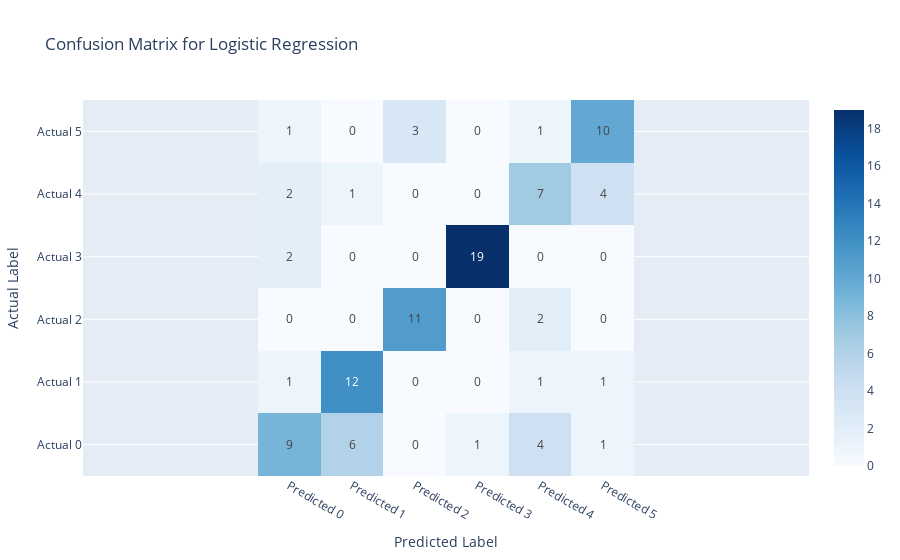
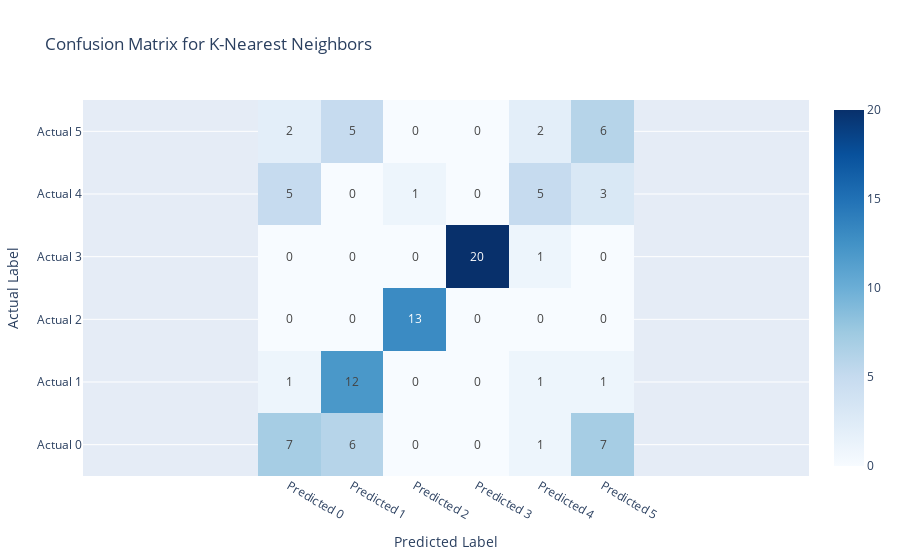
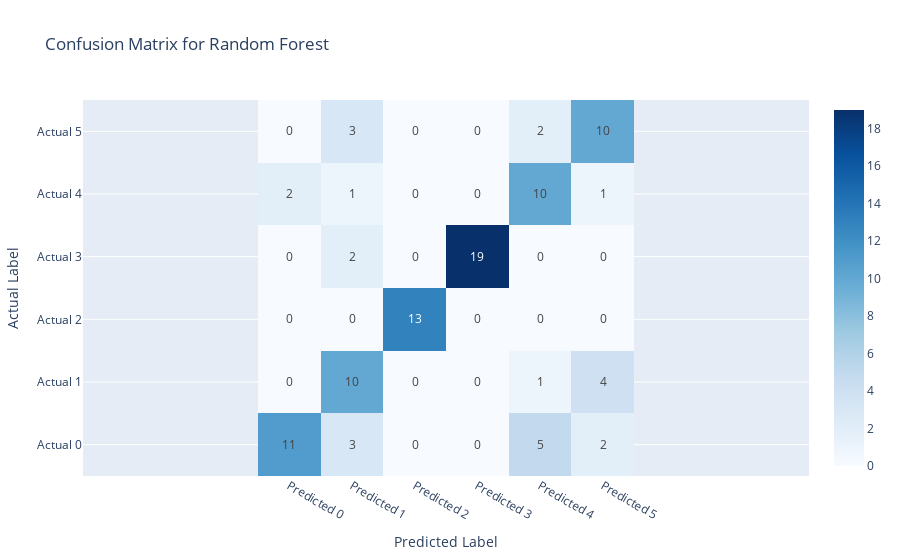
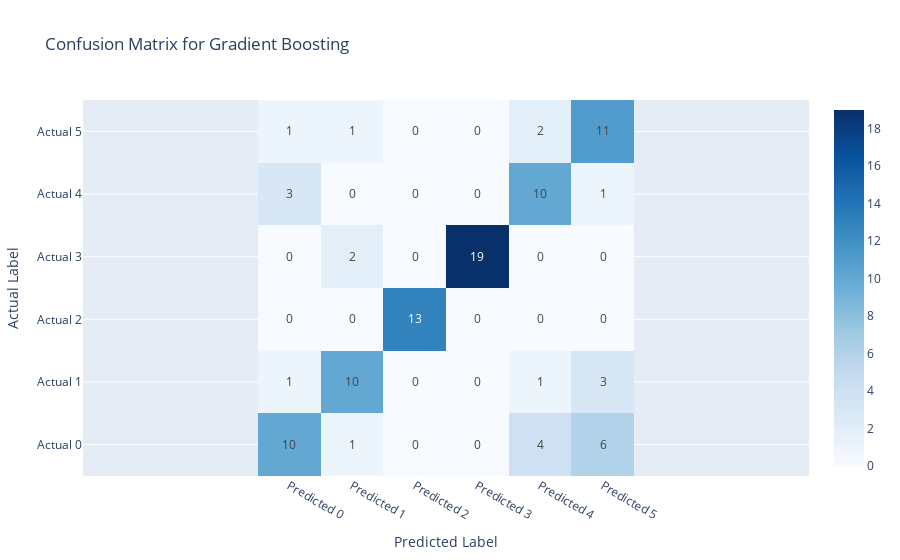

Here is the notebook cell these charts were saved with, in order:
### Code cell
import plotly.graph_objects as go

results = {}

# Training, prediction, and metric calculations
for model_name, model in models.items():
    print(f"\nTraining {model_name}...")
    model.fit(X_train, y_train_encoded)  # Train the model
    y_pred_train = model.predict(X_train) #Predict on train set
    y_pred_test = model.predict(X_test)  # Predict on the test set
    
    # Storing metrics
    results[model_name] = {
        "Accuracy_Train": accuracy_score(y_train_encoded, y_pred_train),
        "Accuracy_Test": accuracy_score(y_test_encoded, y_pred_test),
        "Precision": precision_score(y_train_encoded, y_pred_train, average='weighted'),
        "Precision": precision_score(y_test_encoded, y_pred_test, average='weighted'),
        "Recall": recall_score(y_train_encoded, y_pred_train, average='weighted'),
        "Recall": recall_score(y_test_encoded, y_pred_test, average='weighted'),
        "F1 Score": f1_score(y_train_encoded, y_pred_train, average='weighted'),
        "F1 Score": f1_score(y_test_encoded, y_pred_test, average='weighted'),
        "Confusion Matrix": confusion_matrix(y_test_encoded, y_pred_test),
        "Classification Report": classification_report(y_train_encoded, y_pred_train),
        "Classification Report": classification_report(y_test_encoded, y_pred_test)
    }

    # Plotting the confusion matrix using Plotly with numbers displayed and square grid
    confusion_mat = results[model_name]["Confusion Matrix"]
    fig = go.Figure(data=go.Heatmap(
        z=confusion_mat,
        x=[f"Predicted {i}" for i in range(len(confusion_mat))],
        y=[f"Actual {i}" for i in range(len(confusion_mat))],
        colorscale="Blues",
        text=confusion_mat,  # Display numbers in each cell
        texttemplate="%{text}",  # Format to show text values
        showscale=True
    ))
    fig.update_layout(
        title=f"Confusion Matrix for {model_name}",
        xaxis_title="Predicted Label",
        yaxis_title="Actual Label",
        xaxis=dict(scaleanchor="y", scaleratio=1)  # Ensures square cells
    )
    fig.show()

### Figure 1 — Plotly figure (JSON) as saved in the notebook; plotly's stock layout.template omitted (floating-point values rounded to 4 significant figures)
{"data": [{"colorscale": [[0, "rgb(247,251,255)"], [0.125, "rgb(222,235,247)"], [0.25, "rgb(198,219,239)"], [0.375, "rgb(158,202,225)"], [0.5, "rgb(107,174,214)"], [0.625, "rgb(66,146,198)"], [0.75, "rgb(33,113,181)"], [0.875, "rgb(8,81,156)"], [1, "rgb(8,48,107)"]], "showscale": true, "text": [[9, 6, 0, 1, 4, 1], [1, 12, 0, 0, 1, 1], [0, 0, 11, 0, 2, 0], [2, 0, 0, 19, 0, 0], [2, 1, 0, 0, 7, 4], [1, 0, 3, 0, 1, 10]], "texttemplate": "%{text}", "type": "heatmap", "x": ["Predicted 0", "Predicted 1", "Predicted 2", "Predicted 3", "Predicted 4", "Predicted 5"], "y": ["Actual 0", "Actual 1", "Actual 2", "Actual 3", "Actual 4", "Actual 5"], "z": [[9, 6, 0, 1, 4, 1], [1, 12, 0, 0, 1, 1], [0, 0, 11, 0, 2, 0], [2, 0, 0, 19, 0, 0], [2, 1, 0, 0, 7, 4], [1, 0, 3, 0, 1, 10]]}], "layout": {"title": {"text": "Confusion Matrix for Logistic Regression"}, "xaxis": {"scaleanchor": "y", "scaleratio": 1, "title": {"text": "Predicted Label"}}, "yaxis": {"title": {"text": "Actual Label"}}}}

### Figure 2 — Plotly figure (JSON) as saved in the notebook; plotly's stock layout.template omitted (floating-point values rounded to 4 significant figures)
{"data": [{"colorscale": [[0, "rgb(247,251,255)"], [0.125, "rgb(222,235,247)"], [0.25, "rgb(198,219,239)"], [0.375, "rgb(158,202,225)"], [0.5, "rgb(107,174,214)"], [0.625, "rgb(66,146,198)"], [0.75, "rgb(33,113,181)"], [0.875, "rgb(8,81,156)"], [1, "rgb(8,48,107)"]], "showscale": true, "text": [[7, 6, 0, 0, 1, 7], [1, 12, 0, 0, 1, 1], [0, 0, 13, 0, 0, 0], [0, 0, 0, 20, 1, 0], [5, 0, 1, 0, 5, 3], [2, 5, 0, 0, 2, 6]], "texttemplate": "%{text}", "type": "heatmap", "x": ["Predicted 0", "Predicted 1", "Predicted 2", "Predicted 3", "Predicted 4", "Predicted 5"], "y": ["Actual 0", "Actual 1", "Actual 2", "Actual 3", "Actual 4", "Actual 5"], "z": [[7, 6, 0, 0, 1, 7], [1, 12, 0, 0, 1, 1], [0, 0, 13, 0, 0, 0], [0, 0, 0, 20, 1, 0], [5, 0, 1, 0, 5, 3], [2, 5, 0, 0, 2, 6]]}], "layout": {"title": {"text": "Confusion Matrix for K-Nearest Neighbors"}, "xaxis": {"scaleanchor": "y", "scaleratio": 1, "title": {"text": "Predicted Label"}}, "yaxis": {"title": {"text": "Actual Label"}}}}

### Figure 3 — Plotly figure (JSON) as saved in the notebook; plotly's stock layout.template omitted (floating-point values rounded to 4 significant figures)
{"data": [{"colorscale": [[0, "rgb(247,251,255)"], [0.125, "rgb(222,235,247)"], [0.25, "rgb(198,219,239)"], [0.375, "rgb(158,202,225)"], [0.5, "rgb(107,174,214)"], [0.625, "rgb(66,146,198)"], [0.75, "rgb(33,113,181)"], [0.875, "rgb(8,81,156)"], [1, "rgb(8,48,107)"]], "showscale": true, "text": [[11, 3, 0, 0, 5, 2], [0, 10, 0, 0, 1, 4], [0, 0, 13, 0, 0, 0], [0, 2, 0, 19, 0, 0], [2, 1, 0, 0, 10, 1], [0, 3, 0, 0, 2, 10]], "texttemplate": "%{text}", "type": "heatmap", "x": ["Predicted 0", "Predicted 1", "Predicted 2", "Predicted 3", "Predicted 4", "Predicted 5"], "y": ["Actual 0", "Actual 1", "Actual 2", "Actual 3", "Actual 4", "Actual 5"], "z": [[11, 3, 0, 0, 5, 2], [0, 10, 0, 0, 1, 4], [0, 0, 13, 0, 0, 0], [0, 2, 0, 19, 0, 0], [2, 1, 0, 0, 10, 1], [0, 3, 0, 0, 2, 10]]}], "layout": {"title": {"text": "Confusion Matrix for Random Forest"}, "xaxis": {"scaleanchor": "y", "scaleratio": 1, "title": {"text": "Predicted Label"}}, "yaxis": {"title": {"text": "Actual Label"}}}}

### Figure 4 — Plotly figure (JSON) as saved in the notebook; plotly's stock layout.template omitted (floating-point values rounded to 4 significant figures)
{"data": [{"colorscale": [[0, "rgb(247,251,255)"], [0.125, "rgb(222,235,247)"], [0.25, "rgb(198,219,239)"], [0.375, "rgb(158,202,225)"], [0.5, "rgb(107,174,214)"], [0.625, "rgb(66,146,198)"], [0.75, "rgb(33,113,181)"], [0.875, "rgb(8,81,156)"], [1, "rgb(8,48,107)"]], "showscale": true, "text": [[10, 1, 0, 0, 4, 6], [1, 10, 0, 0, 1, 3], [0, 0, 13, 0, 0, 0], [0, 2, 0, 19, 0, 0], [3, 0, 0, 0, 10, 1], [1, 1, 0, 0, 2, 11]], "texttemplate": "%{text}", "type": "heatmap", "x": ["Predicted 0", "Predicted 1", "Predicted 2", "Predicted 3", "Predicted 4", "Predicted 5"], "y": ["Actual 0", "Actual 1", "Actual 2", "Actual 3", "Actual 4", "Actual 5"], "z": [[10, 1, 0, 0, 4, 6], [1, 10, 0, 0, 1, 3], [0, 0, 13, 0, 0, 0], [0, 2, 0, 19, 0, 0], [3, 0, 0, 0, 10, 1], [1, 1, 0, 0, 2, 11]]}], "layout": {"title": {"text": "Confusion Matrix for Gradient Boosting"}, "xaxis": {"scaleanchor": "y", "scaleratio": 1, "title": {"text": "Predicted Label"}}, "yaxis": {"title": {"text": "Actual Label"}}}}
